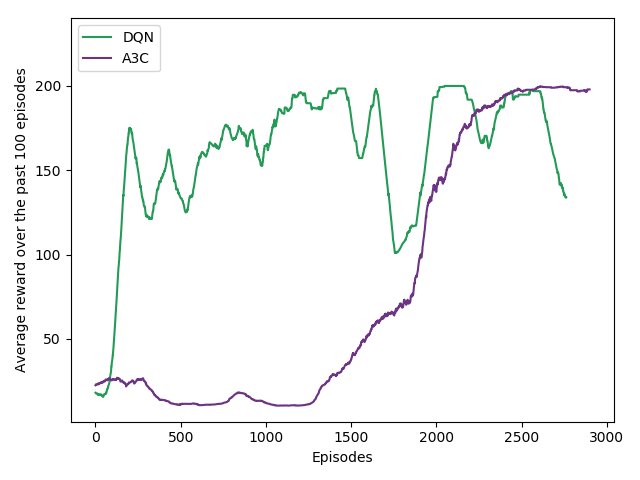

The script that saved this image:
import csv
import numpy as np
import matplotlib.pyplot as plt

def read_dqn_scores(filename):
	with open(filename) as f:
		reader = csv.reader(f)
		data = list(reader)
	score = [float(x[0]) for x in data]
	return score

def read_a3c_scores(filename):
	with open(filename) as f:
		reader = csv.reader(f)
		data = list(reader)[0]
	return [float(x) for x in data]

def calculate_mean100score(scores):

	start_idx = 0
	end_idx = 100
	mean100scores = []
	while end_idx < len(scores):
		last_100_scores = scores[start_idx:end_idx]
		#print('YO: ', len(last_100_scores), start_idx, end_idx)
		mean100scores.append(np.mean(last_100_scores))
		start_idx += 1
		end_idx += 1
	return mean100scores

a3c_scores = read_a3c_scores('CartPole-eps3000-learnsteps5-alosscoef-1.0-closs0.5/train_results.csv')
dqn_scores = read_dqn_scores('CartPole-v0_epsmax1.0_epsmin0.01_epsdec0.99_disc0.99_dqn/train_results.csv')

mean100_dqn = calculate_mean100score(dqn_scores)
mean100_a3c = calculate_mean100score(a3c_scores)

plt.plot(mean100_dqn, color='#239B56', label='DQN')
plt.plot(mean100_a3c, color='#6C3483', label='A3C')
plt.ylim(top=240)
plt.legend(loc = 'upper left')
plt.xlabel('Episodes')
plt.ylabel('Average reward over the past 100 episodes')
plt.tight_layout()
#plt.show()
plt.savefig('train_a3c_vs_dqn.png')